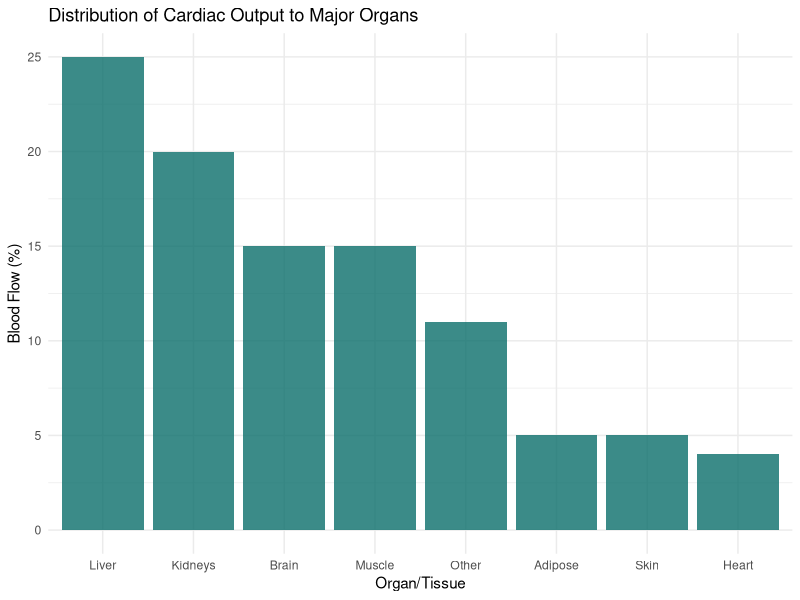
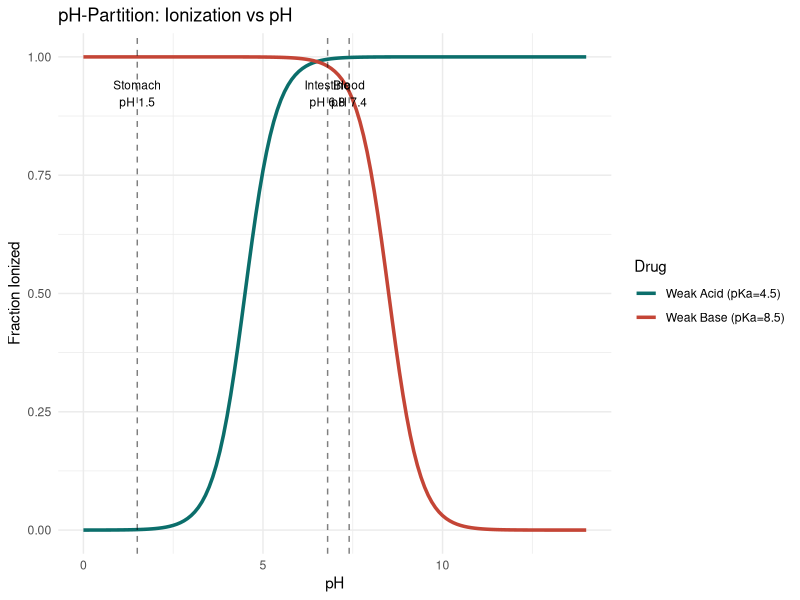
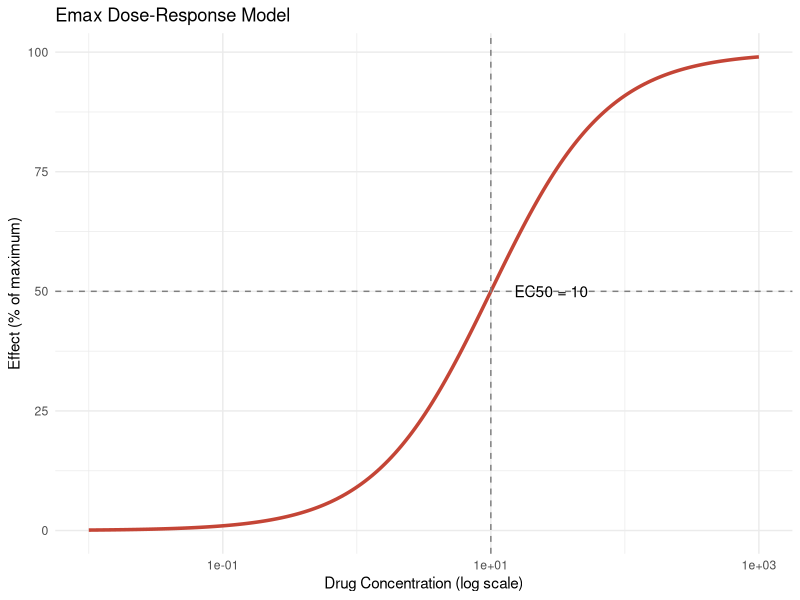

Write the R code that produced these figures, in order.
## ---- chunk 1
library(ggplot2)

# Conceptual diagram of drug distribution compartments
# Blood flow distribution to major organs
organ_flow <- data.frame(
  Organ = c("Liver", "Kidneys", "Brain", "Heart", "Muscle", "Skin", "Adipose", "Other"),
  BloodFlow_percent = c(25, 20, 15, 4, 15, 5, 5, 11)
)

ggplot(organ_flow, aes(x = reorder(Organ, -BloodFlow_percent), y = BloodFlow_percent)) +
  geom_col(fill = "#0B6E6B", alpha = 0.8) +
  labs(title = "Distribution of Cardiac Output to Major Organs",
       x = "Organ/Tissue", y = "Blood Flow (%)") +
  theme_minimal()
## ---- chunk 2
# pH-partition: fraction ionized vs pH for weak acid (pKa = 4.5) and weak base (pKa = 8.5)
pH <- seq(0, 14, by = 0.1)
pKa_acid <- 4.5
pKa_base <- 8.5

f_ionized_acid <- 1 / (1 + 10^(pKa_acid - pH))
f_ionized_base <- 1 / (1 + 10^(pH - pKa_base))

df <- data.frame(
  pH = rep(pH, 2),
  Fraction_Ionized = c(f_ionized_acid, f_ionized_base),
  Drug = rep(c("Weak Acid (pKa=4.5)", "Weak Base (pKa=8.5)"), each = length(pH))
)

ggplot(df, aes(pH, Fraction_Ionized, color = Drug)) +
  geom_line(linewidth = 1.2) +
  geom_vline(xintercept = c(1.5, 6.8, 7.4),
             linetype = "dashed", alpha = 0.5) +
  annotate("text", x = c(1.5, 6.8, 7.4), y = 0.95,
           label = c("Stomach\npH 1.5", "Intestine\npH 6.8", "Blood\npH 7.4"),
           size = 3, vjust = 1) +
  labs(title = "pH-Partition: Ionization vs pH",
       x = "pH", y = "Fraction Ionized") +
  scale_color_manual(values = c("#0B6E6B", "#C44536")) +
  theme_minimal()
## ---- chunk 3
# Visualize the Emax model
conc <- 10^seq(-2, 3, length.out = 200)
Emax <- 100
EC50 <- 10

effect <- (Emax * conc) / (EC50 + conc)

ggplot(data.frame(conc, effect), aes(conc, effect)) +
  geom_line(color = "#C44536", linewidth = 1.2) +
  geom_vline(xintercept = EC50, linetype = "dashed", color = "gray50") +
  geom_hline(yintercept = 0.5 * Emax, linetype = "dashed", color = "gray50") +
  annotate("text", x = EC50 * 1.5, y = 0.5 * Emax,
           label = paste0("EC50 = ", EC50), hjust = 0) +
  scale_x_log10() +
  labs(title = "Emax Dose-Response Model",
       x = "Drug Concentration (log scale)", y = "Effect (% of maximum)") +
  theme_minimal()
